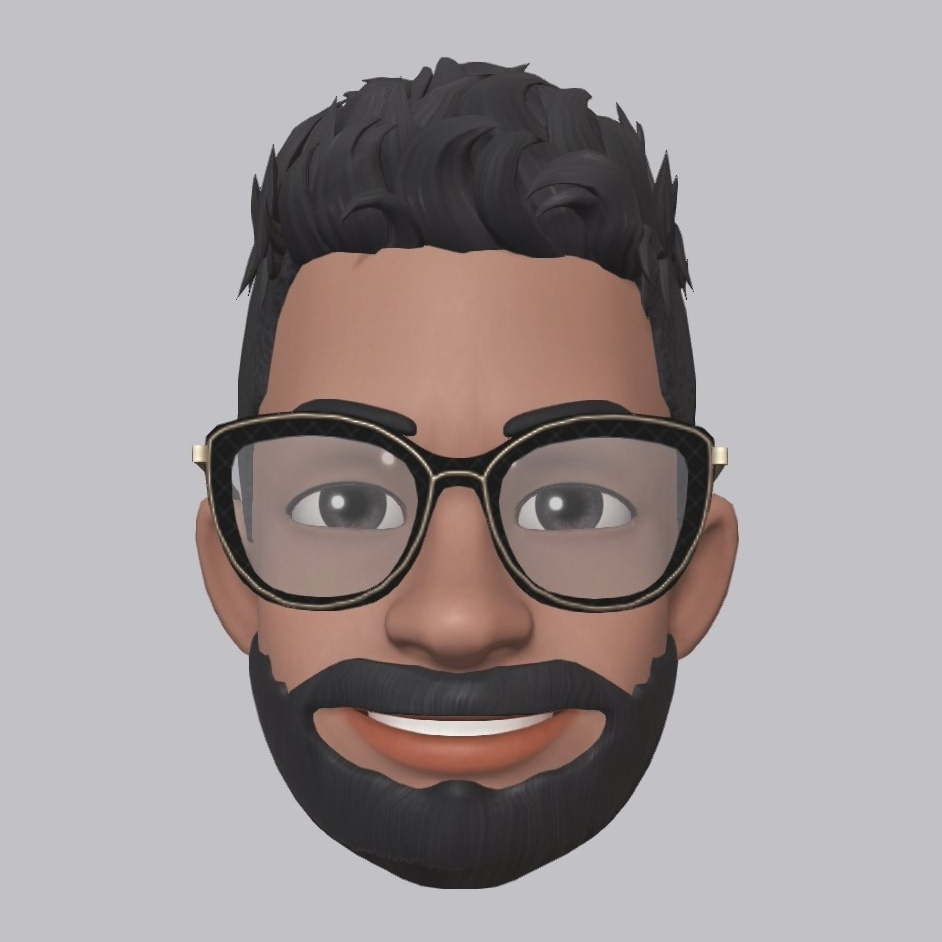
#> input picture build-backup/assets/images/profile/samir-profile-photo.jpg, 942 x 942 px, found by its file name
$ python process_profile_image.py
#> lines starting #> are read from the running program, lines starting #| are printed output that depends on the picture
#> in main, image is the input picture: PIL image 942x942 RGB; mean R, G, B 160.3, 152.4, 153.4
import os
from PIL import Image
from pathlib import Path

def process_image(image):
    # Convert to RGBA if not already
    if image.mode != 'RGBA':
        image = image.convert('RGBA')
#> image: PIL image 942x942 RGBA

    # Create white background
    background = Image.new('RGBA', image.size, (255, 255, 255, 255))
#> background: PIL image 942x942 RGBA; every value is 255

    # Composite the image onto the white background
    return Image.alpha_composite(background, image)

def create_placeholder(image):
    # Create a very small version for placeholder
    width = 64  # Slightly larger for profile photo
    aspect = image.width / image.height
#> aspect = 1
    height = int(width / aspect)
#> height = 64
    return image.resize((width, height), Image.Resampling.LANCZOS)
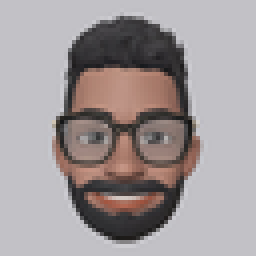
#> returned value: PIL image 64x64 RGBA (shown 4 times larger); mean R, G, B, A 160.3, 152.4, 153.4, 255

def save_images(image, output_dir):
    # Ensure directory exists
    output_dir = Path(output_dir)
    output_dir.mkdir(parents=True, exist_ok=True)

    # Save WebP version
    image.save(output_dir / "samir-profile-photo.webp", 'WEBP', quality=90)

    # Save PNG version
    image.save(output_dir / "samir-profile-photo.png", 'PNG')

    # Create and save placeholder
    placeholder = create_placeholder(image)
    placeholder.save(output_dir / "samir-profile-photo-placeholder.png", 'PNG')

def main():
    input_path = 'public/assets/images/profile/samir-profile-photo.jpg'
    output_dir = 'public/assets/images/profile'

    try:
        # Open and process image
        image = Image.open(input_path)
        processed = process_image(image)
        save_images(processed, output_dir)
        print("Successfully processed profile image")
    except Exception as e:
        print(f"Failed to process profile image: {e}")

if __name__ == "__main__":
    main()
